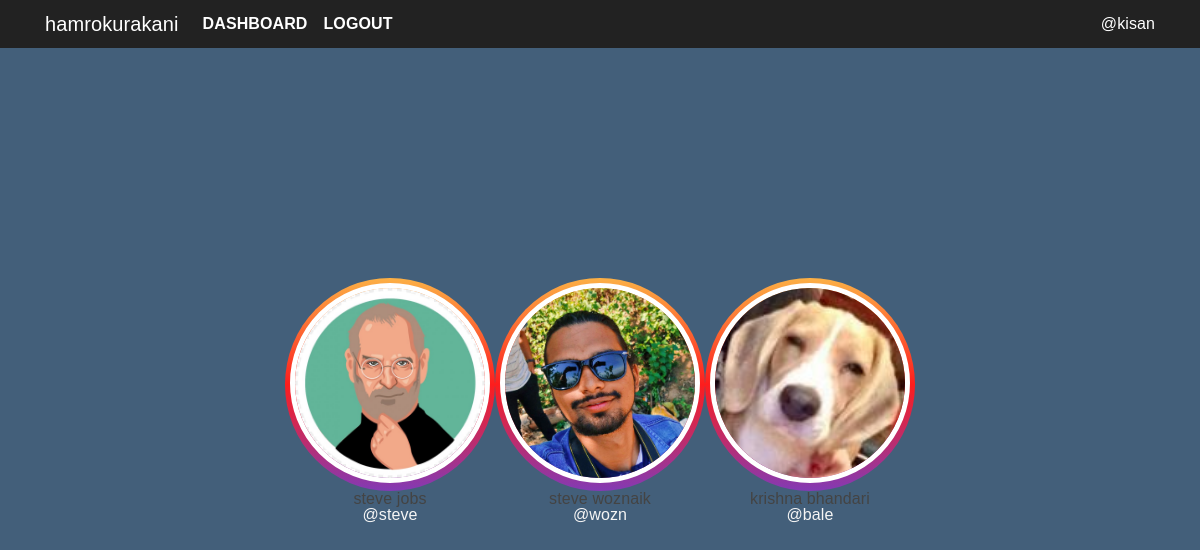
Page / (signed in) on the earlier database version.
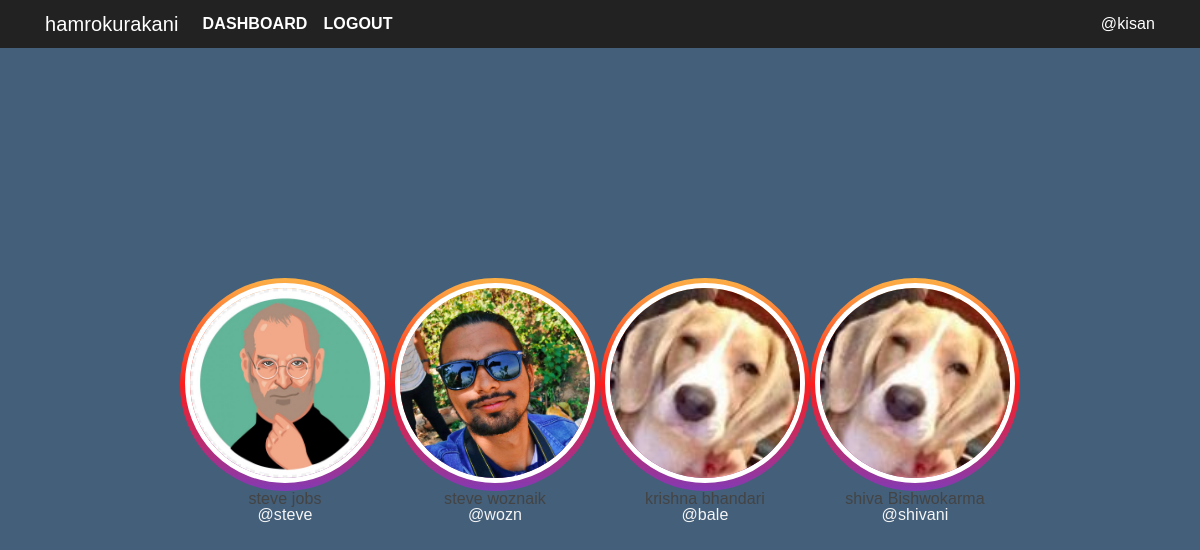
Same page on the later database version.
### hamrokurakani/models.py (models this page shows, shortened)
class User(UserMixin, db.Model):
    id = db.Column(db.Integer, primary_key=True)
    fullname = db.Column(db.String(20), unique=True, nullable=False)
    username = db.Column(db.String(15), unique=True, nullable=False)
    email = db.Column(db.String(120), unique=True, nullable=False)
    password = db.Column(db.String(60), nullable=False)
    image_file = db.Column(db.String(20), nullable=False, default='default.jpg')
    joined = db.Column(db.DateTime, nullable=False, default=datetime.now)
    messages_sent = db.relationship('Message', foreign_keys='Message.sender_id', backref='author', lazy='dynamic')
    messages_received = db.relationship('Message', foreign_keys='Message.recipient_id', backref='recipient', lazy='dynamic')
    last_seen = db.Column(db.DateTime, default=datetime.now)
    last_message_read_time = db.Column(db.DateTime, default=datetime.now)

### hamrokurakani/chat/routes.py (the view)
@chyat.route('/')
@login_required
def home():
    users = User.query.all()
    return render_template('home.html', users=users)

### hamrokurakani/admin/routes.py (called while the page is built)
@login_manager.user_loader
def load_user(user_id):
    return User.query.get(user_id)

### hamrokurakani/templates/home.html
{% extends "chat/nav.html" %}
{% block content %}
<body>
   	<div class="container">
		<div class="d-flex justify-content-center h-100">
{% for user in users %}
{% if current_user != user %}
<div class="image_outer_container">
	<a class="noblue" href="{{ url_for('chat.chatwith', user=user.username) }}">
				<div class="image_inner_container">
					<img src="{{ url_for('static', filename='profilepics/' + user.image_file) }}" />
				</div>
				<div class="d-flex flex-column justify-content-center text-center">
					<h6>{{user.fullname}}</h6>
					<p>@{{user.username}}</p>
				</div>
						</a>
			</div>
			{% endif %}
{% endfor %}
		</div>
	</div>
</body>
{% endblock content %}

### hamrokurakani/templates/chat/nav.html (shortened to what this page needs)
<!DOCTYPE html>
<html>
<head>
    <link rel="stylesheet" type="text/css" href="{{ url_for('static', filename='css/' + 'bootstrap.min.css') }}">
    <link rel="stylesheet" type="text/css" href="{{ url_for('static', filename='css/' + 'better-nav.min.css') }}">
    <link rel="stylesheet" type="text/css" href="{{ url_for('static', filename='css/' + 'font-awesome.min.css') }}">
    <link rel="stylesheet" type="text/css" href="{{ url_for('static', filename='css/' + 'sourcesanspro.css') }}">
    <link rel="stylesheet" type="text/css" href="{{ url_for('static', filename= 'css/' + 'chat.css') }}">
    <link rel="stylesheet" type="text/css" href="{{ url_for('static', filename= 'css/' + 'main.css') }}">
    <link rel="stylesheet" type="text/css" href="{{ url_for('static', filename='css/' + 'reset.min.css') }}">
</head>
  <header class="site-header">
    <nav class="navbar navbar-expand-md navbar-dark bg-steel fixed-top">
      <div class="container">
        <a class="navbar-brand" href="{{ url_for('chat.chats') }}">hamrokurakani</a>
        <div class="collapse navbar-collapse" id="navbarToggle">
          {% if current_user.is_authenticated %}
          <div class="navbar-nav mr-auto">
            {% if current_user.id == 1 %}
            <a class="nav-item nav-link text-white font-weight-bold text-uppercase"
            href="{{ url_for('admin.index') }}">Dashboard</a>
             {% endif %}
             <a class="nav-item nav-link text-white font-weight-bold text-uppercase"
            href="{{ url_for('users.logout') }}">Logout</a>
          </div>
          <div class="navbar-nav ml-auto">
            <span class="text-white">
              @{{ current_user.username }}
            </span>
          </div>
          {% else %}
          <a class="nav-item nav-link text-white font-weight-bold text-uppercase"
            href="{{ url_for('users.login') }}">Login</a>
          <a class="nav-item nav-link text-white font-weight-bold text-uppercase"
            href="{{ url_for('users.register') }}">Register</a>
          {% endif %}
        </div>
      </div>
    </nav>
  </header>
<body>
    {% block content %}
    {% endblock %}
</body>
</html>

### hamrokurakani/static/css/chat.css (style rules this page uses)
html { margin-top:6rem; scroll-behavior: smooth; font-family: Arial, Helvetica, sans-serif !important; }
body { display: flex; align-items: center; justify-content: center; min-height: 100vh; background: #435f7a !important; font-family:"Source Sans Pro", "Roboto Condensed", sans-serif; font-size: 1em; letter-spacing: 0.1px; color: #32465a; text-rendering: optimizeLegibility; text-shadow: 1px 1px 1px rgba(0, 0, 0, 0.004); -webkit-font-smoothing: antialiased; }
a.noblue:link, a.noblue:active, a.noblue:visited { color: #f5f5f5 !important; text-decoration: none; }

### hamrokurakani/static/css/main.css (style rules this page uses)
body { background: #e6ecf0; color: #242424; margin-top: 5rem; scroll-behavior: smooth; display: flex; justify-content: center; font-family:"Source Sans Pro", "proxima-nova","Roboto Condensed", sans-serif; font-size: 1em; min-height: 100vh; text-rendering: optimizeLegibility; -webkit-font-smoothing: antialiased; text-shadow: 1px 1px 1px rgba(0, 0, 0, 0.004); }
h1, h2, h3, h4, h5, h6 { color: #444444; }
.bg-steel { background-color: #222222; }
.site-header .navbar-nav .nav-link { color: #cbd5db; }
html,body { height: 100%; }
.container { height: 100%; align-content: center; }
.image_outer_container { margin-top: auto; margin-bottom: auto; border-radius: 50%; position: relative; }
.image_inner_container { border-radius: 50%; padding: 5px; background: #833ab4; background: -webkit-linear-gradient(to bottom, #fcb045, #fd1d1d, #833ab4); background: linear-gradient(to bottom, #fcb045, #fd1d1d, #833ab4); }
.image_inner_container img { height: 200px; width: 200px; border-radius: 50%; border: 5px solid white; }

Differences in the rows shown:
added User: image_file (placeholder picture), fullname "shiva Bishwokarma", username "shivani"
